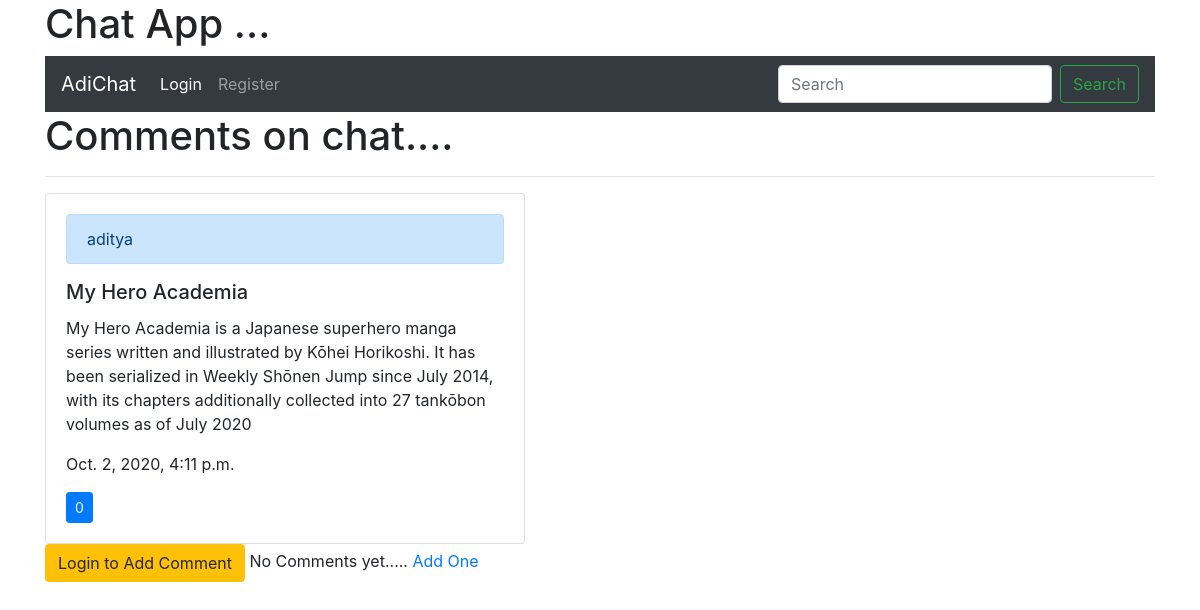
The app's page /chat/8/, older data.
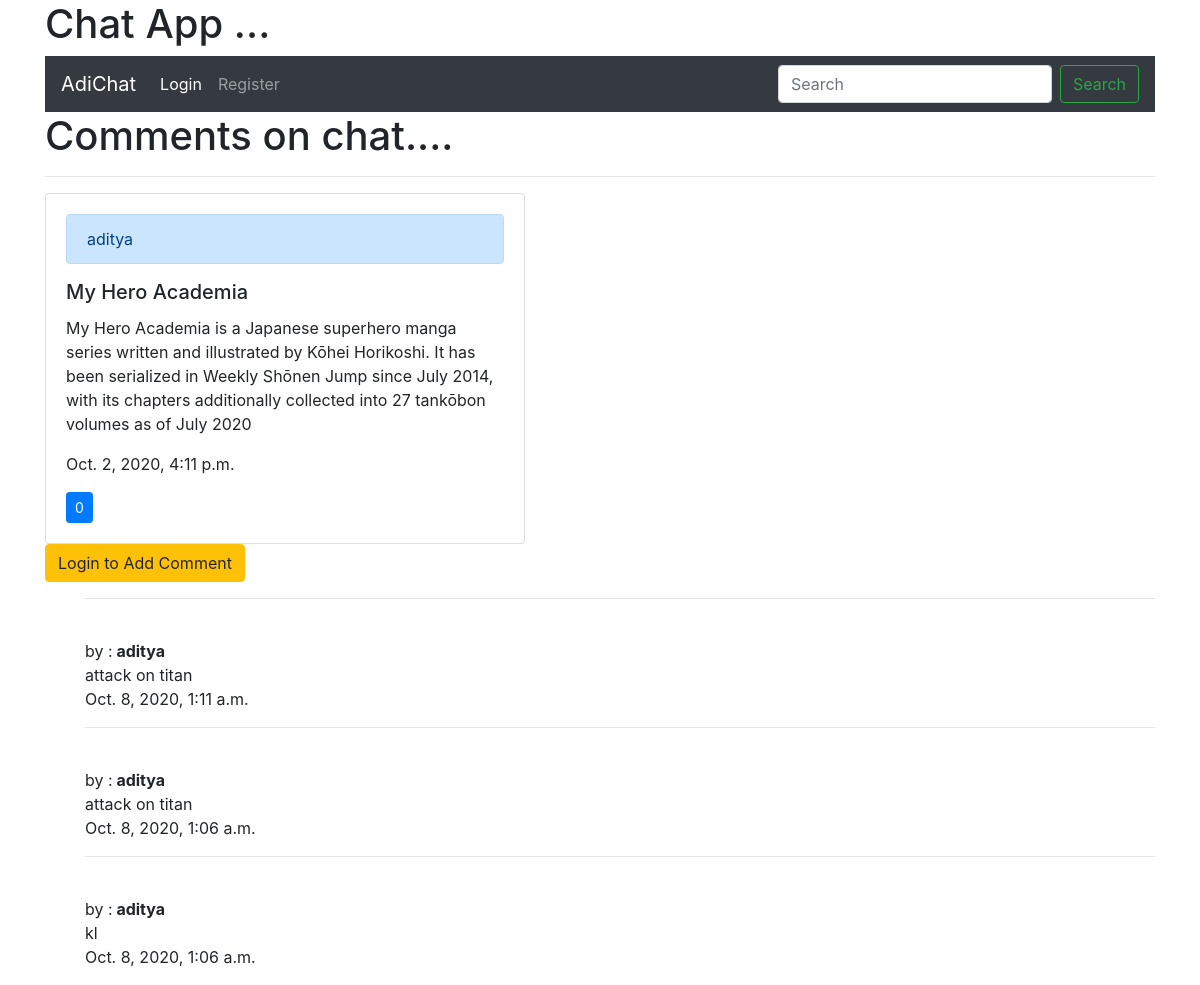
The same page, newer data.
### chat/models.py (models this page shows, shortened)
class Comment(models.Model):
    chat = models.ForeignKey(Full_chat ,related_name="comments", on_delete= models.CASCADE)
    comment = models.TextField(null=True, blank=True)
    pub_date = models.DateTimeField(auto_now=False, auto_now_add=True, null=True)

class Full_chat(models.Model):
    user = models.ForeignKey(User, on_delete=models.CASCADE , null= True  )
    likes = models.ManyToManyField(User, related_name="tweet_user" , blank=True )
    content = models.TextField()
    follow = models.ManyToManyField(User, related_name="tweet_follow" , blank=True )
    message = models.TextField( null= True)
    images = models.ImageField(null=True , blank= True ,upload_to = "images/" )
    pub_date = models.DateTimeField(auto_now=False, auto_now_add=True, null=True)
    def total_likes(self):
        return self.likes.count()

### chat/views.py (the view)
# urls.py: path("chat/<int:pk>/", views.comment_view, name='comment_view'),
def comment_view(request, pk) :
    form = CommentForm()
    chat_comment = Full_chat.objects.get(id= pk)
    total = chat_comment.total_likes()
    comment = chat_comment.comments.all()
    form.instance.user = request.user
    if request.method == 'POST':
        form = CommentForm(request.POST, request.FILES)
    if form.is_valid():
        obj = form.save(commit=False)
        obj.chat = Full_chat.objects.get(id= pk) or None
        obj.save()
    context = {'chat_comment': chat_comment ,
               'comment': comment[::-1] ,
               'total_likes': total ,
               'form':form ,
               }
    return render(request, 'accounts/front_page.html' ,context)

### chat/forms.py
class CommentForm(ModelForm):
    comment =  forms.CharField(label='', widget=forms.TextInput(attrs={"placeholder": "Write your comment "}))
    class Meta:
        model = Comment
        fields = [
            'comment' ,]

### templates/accounts/front_page.html (shortened to what this page needs)
{% extends 'chat/base.html'%}
{% block content %}
<div class="container nav-wrapper">
<h1>Comments on chat....</h1>
<hr>
 <div class="card" style="width: 30rem;">
              <div class="card-body">
                  <div class="alert alert-primary" role="alert">
                    {{ chat_comment.user.username}}
                 </div>
                <h5 class="card-title">{{ chat_comment.content }}  </h5>
                <p class="card-text">{{ chat_comment.message}}</p>
                  <p class="card-text">{{ chat_comment.pub_date}}  </p>
                  <form action="/like_chat/{{chat.pk}}/" method="post">
                      <button type="submit" , name="post_id" , value="{{ post.id }}" , class="btn btn-primary btn-sm">
                     {{ chat_comment.total_likes}}  </button>
                  </form>
                     </div>
            </div>
 {% if user.is_authenticated %}
<div class="form-group">
    <form action="" method = "POST">
        {% csrf_token %}
        {{ form.as_p }}
        <button class="btn btn-secondary">Add Comment</button>
    </form>
</div>
{% else %}
                 <a class="btn btn-warning" data-toggle="collapse" href="/accounts/login/" role="button" aria-expanded="false" aria-controls="/accounts/login/">
                  Login to Add Comment
                   </a>
          {% endif %}
 {% if not comment %}
           No Comments yet..... <a href="#">Add One</a>
{% else %}
    <ol>
    {% for comment in comment %}
        <hr>
        <br>
           by :<strong>
               {{ comment.chat.user.username }} <br>
           </strong>
           {{ comment.comment }} <br>
           {{ comment.pub_date }}
                   {% endfor %}
     </ol>
                    {% endif %}
             </div>
{% endblock content %}

Row changes from the older to the newer data that the page shows:
added Comment: chat.user.username "aditya", comment "attack on titan", pub_date "Oct. 8, 2020, 1:11 a.m."
added Comment: chat.user.username "aditya", comment "attack on titan", pub_date "Oct. 8, 2020, 1:06 a.m."
added Comment: chat.user.username "aditya", comment "kl", pub_date "Oct. 8, 2020, 1:06 a.m."
Text that changed along with them:
text no longer shown: "No Comments yet..... Add One"
